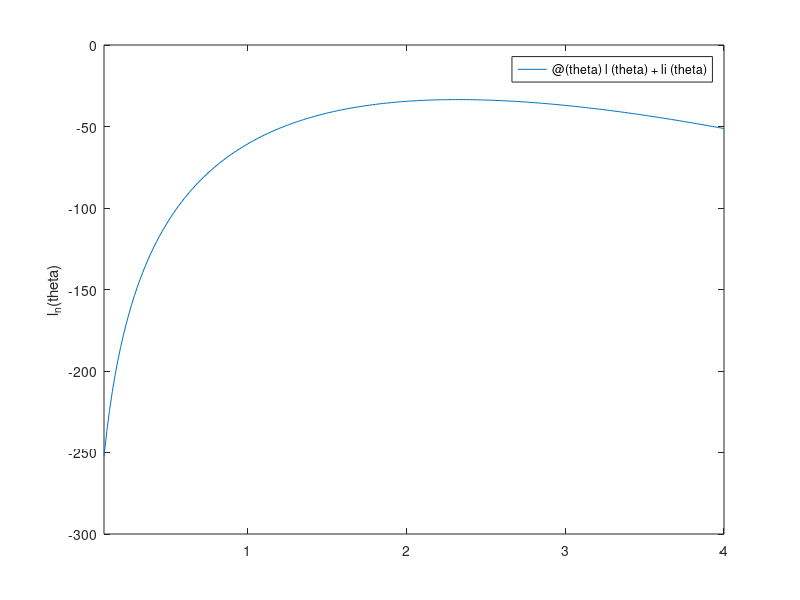

The MATLAB source for this figure:
n=50
U=rand(n,1)
V=rand(n,1)
theta_0=2.2
X=-log(1-U)/theta_0
Y=-log(1-V)/theta_0
Z=X+Y

l=@(m) 0


for i=1:n
    
    li=@(theta) 2*log(theta)+log(Z(i))-theta*Z(i);
    l=@(theta) l(theta)+li(theta);  
end

fplot(l,[0.1,4])
hold on
%line([sum(X)*log(2)/n sum(X)*log(2)/n],[-10 0],'LineWidth',1)
ylabel('l_n(theta)')



thetahat=2*n/sum(Z)
